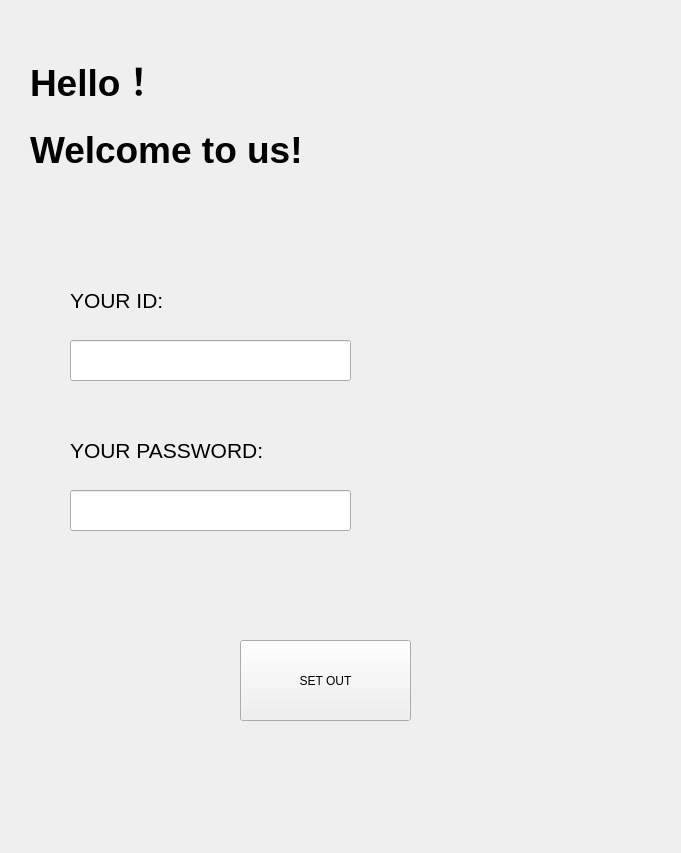
<?xml version="1.0" encoding="UTF-8"?>
<ui version="4.0">
 <class>login_reg</class>
 <widget class="QWidget" name="login_reg">
  <property name="geometry">
   <rect>
    <x>0</x>
    <y>0</y>
    <width>681</width>
    <height>853</height>
   </rect>
  </property>
  <property name="windowTitle">
   <string>Form</string>
  </property>
  <widget class="QLabel" name="label">
   <property name="geometry">
    <rect>
     <x>30</x>
     <y>30</y>
     <width>151</width>
     <height>101</height>
    </rect>
   </property>
   <property name="text">
    <string>&lt;html&gt;&lt;head/&gt;&lt;body&gt;&lt;p&gt;&lt;span style=&quot; font-size:28pt; font-weight:600;&quot;&gt;Hello！&lt;/span&gt;&lt;/p&gt;&lt;/body&gt;&lt;/html&gt;</string>
   </property>
  </widget>
  <widget class="QLabel" name="label_2">
   <property name="geometry">
    <rect>
     <x>30</x>
     <y>120</y>
     <width>381</width>
     <height>61</height>
    </rect>
   </property>
   <property name="text">
    <string>&lt;html&gt;&lt;head/&gt;&lt;body&gt;&lt;p&gt;&lt;span style=&quot; font-size:28pt; font-weight:600;&quot;&gt;Welcome to us!&lt;/span&gt;&lt;/p&gt;&lt;/body&gt;&lt;/html&gt;</string>
   </property>
  </widget>
  <widget class="QLabel" name="label_3">
   <property name="geometry">
    <rect>
     <x>70</x>
     <y>280</y>
     <width>131</width>
     <height>41</height>
    </rect>
   </property>
   <property name="text">
    <string>&lt;html&gt;&lt;head/&gt;&lt;body&gt;&lt;p&gt;&lt;span style=&quot; font-size:16pt;&quot;&gt;YOUR ID:&lt;/span&gt;&lt;/p&gt;&lt;/body&gt;&lt;/html&gt;</string>
   </property>
  </widget>
  <widget class="QLineEdit" name="lineEdit">
   <property name="geometry">
    <rect>
     <x>70</x>
     <y>340</y>
     <width>281</width>
     <height>41</height>
    </rect>
   </property>
  </widget>
  <widget class="QLabel" name="label_4">
   <property name="geometry">
    <rect>
     <x>70</x>
     <y>430</y>
     <width>221</width>
     <height>41</height>
    </rect>
   </property>
   <property name="text">
    <string>&lt;html&gt;&lt;head/&gt;&lt;body&gt;&lt;p&gt;&lt;span style=&quot; font-size:16pt;&quot;&gt;YOUR PASSWORD:&lt;/span&gt;&lt;/p&gt;&lt;/body&gt;&lt;/html&gt;</string>
   </property>
  </widget>
  <widget class="QLineEdit" name="lineEdit_2">
   <property name="geometry">
    <rect>
     <x>70</x>
     <y>490</y>
     <width>281</width>
     <height>41</height>
    </rect>
   </property>
  </widget>
  <widget class="QPushButton" name="pushButton">
   <property name="geometry">
    <rect>
     <x>240</x>
     <y>640</y>
     <width>171</width>
     <height>81</height>
    </rect>
   </property>
   <property name="text">
    <string>SET OUT</string>
   </property>
  </widget>
 </widget>
 <resources/>
 <connections/>
</ui>
